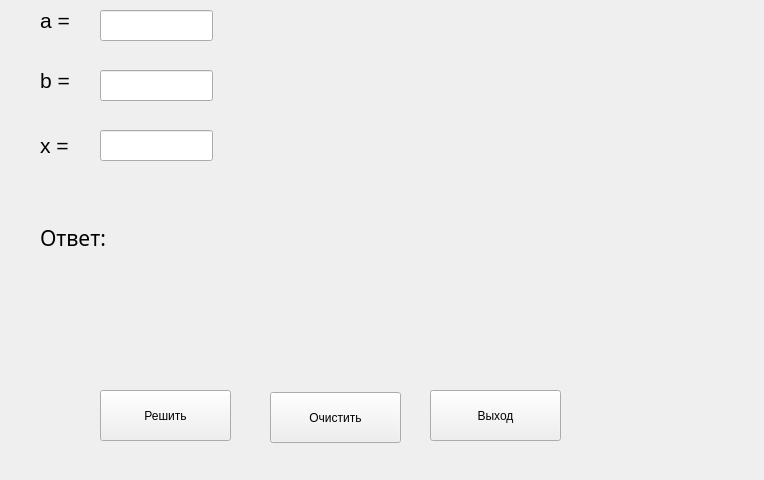
<?xml version="1.0" encoding="UTF-8"?>
<ui version="4.0">
 <class>Form</class>
 <widget class="QWidget" name="Form">
  <property name="geometry">
   <rect>
    <x>0</x>
    <y>0</y>
    <width>764</width>
    <height>480</height>
   </rect>
  </property>
  <property name="windowTitle">
   <string>Задача #2</string>
  </property>
  <widget class="QPushButton" name="btn_solve">
   <property name="geometry">
    <rect>
     <x>100</x>
     <y>390</y>
     <width>131</width>
     <height>51</height>
    </rect>
   </property>
   <property name="sizePolicy">
    <sizepolicy hsizetype="Minimum" vsizetype="Fixed">
     <horstretch>0</horstretch>
     <verstretch>0</verstretch>
    </sizepolicy>
   </property>
   <property name="text">
    <string>Решить</string>
   </property>
  </widget>
  <widget class="QPushButton" name="btn_clear">
   <property name="geometry">
    <rect>
     <x>270</x>
     <y>392</y>
     <width>131</width>
     <height>51</height>
    </rect>
   </property>
   <property name="text">
    <string>Очистить</string>
   </property>
  </widget>
  <widget class="QPushButton" name="btn_exit">
   <property name="geometry">
    <rect>
     <x>430</x>
     <y>390</y>
     <width>131</width>
     <height>51</height>
    </rect>
   </property>
   <property name="text">
    <string>Выход</string>
   </property>
  </widget>
  <widget class="QLabel" name="label_a">
   <property name="geometry">
    <rect>
     <x>40</x>
     <y>10</y>
     <width>47</width>
     <height>21</height>
    </rect>
   </property>
   <property name="font">
    <font>
     <pointsize>16</pointsize>
    </font>
   </property>
   <property name="text">
    <string>a = </string>
   </property>
  </widget>
  <widget class="QLabel" name="label_b">
   <property name="geometry">
    <rect>
     <x>40</x>
     <y>70</y>
     <width>47</width>
     <height>21</height>
    </rect>
   </property>
   <property name="font">
    <font>
     <pointsize>16</pointsize>
    </font>
   </property>
   <property name="text">
    <string>b = </string>
   </property>
  </widget>
  <widget class="QLabel" name="label_x">
   <property name="geometry">
    <rect>
     <x>40</x>
     <y>130</y>
     <width>47</width>
     <height>31</height>
    </rect>
   </property>
   <property name="font">
    <font>
     <pointsize>16</pointsize>
    </font>
   </property>
   <property name="text">
    <string>x = </string>
   </property>
  </widget>
  <widget class="QLabel" name="label_answer">
   <property name="geometry">
    <rect>
     <x>40</x>
     <y>230</y>
     <width>671</width>
     <height>16</height>
    </rect>
   </property>
   <property name="font">
    <font>
     <family>Rod</family>
     <pointsize>16</pointsize>
    </font>
   </property>
   <property name="text">
    <string>Ответ: </string>
   </property>
  </widget>
  <widget class="QLineEdit" name="lineEdit_a">
   <property name="geometry">
    <rect>
     <x>100</x>
     <y>10</y>
     <width>113</width>
     <height>31</height>
    </rect>
   </property>
   <property name="font">
    <font>
     <family>Segoe Print</family>
     <pointsize>16</pointsize>
    </font>
   </property>
  </widget>
  <widget class="QLineEdit" name="lineEdit_b">
   <property name="geometry">
    <rect>
     <x>100</x>
     <y>70</y>
     <width>113</width>
     <height>31</height>
    </rect>
   </property>
   <property name="font">
    <font>
     <family>Segoe Print</family>
     <pointsize>16</pointsize>
    </font>
   </property>
  </widget>
  <widget class="QLineEdit" name="lineEdit_x">
   <property name="geometry">
    <rect>
     <x>100</x>
     <y>130</y>
     <width>113</width>
     <height>31</height>
    </rect>
   </property>
   <property name="font">
    <font>
     <family>Segoe Print</family>
     <pointsize>16</pointsize>
    </font>
   </property>
   <property name="text">
    <string/>
   </property>
  </widget>
  <widget class="QLabel" name="label_img">
   <property name="geometry">
    <rect>
     <x>240</x>
     <y>10</y>
     <width>471</width>
     <height>121</height>
    </rect>
   </property>
   <property name="text">
    <string/>
   </property>
  </widget>
 </widget>
 <resources/>
 <connections/>
</ui>
